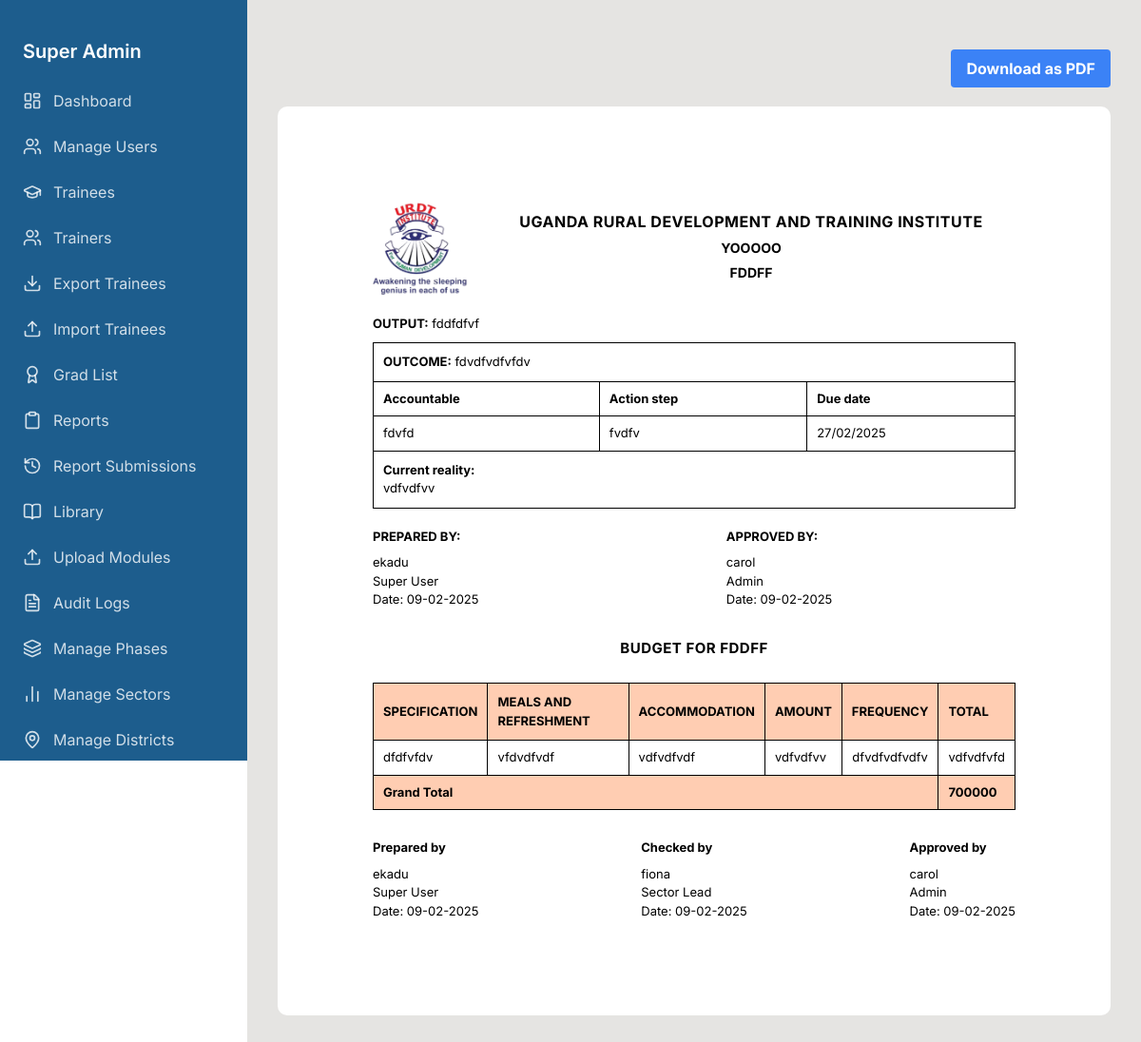
Screenshot of /stc/21/detail/ (signed in) with the database file from the repository.
### urdt_app/models.py (models this page shows, shortened)
class STCReport(models.Model):
    STATUS_CHOICES = [
        ('PENDING', 'Pending'),
        ('CHECKED', 'Checked'),
        ('APPROVED', 'Approved'),
        ('REJECTED', 'Rejected'),
    ]
    report_type = models.CharField(max_length=10, default='STC')
    status = models.CharField(max_length=10, choices=STATUS_CHOICES, default='PENDING')
    grand_total = models.CharField(max_length=100, blank=True)
    project_name = models.CharField(max_length=255)
    prepared_by = models.ForeignKey(
        settings.AUTH_USER_MODEL,
        on_delete=models.CASCADE,
        related_name='stc_prepared_reports'
    )
    created_at = models.DateTimeField(auto_now_add=True)
    assigned_approver = models.ForeignKey(
        settings.AUTH_USER_MODEL,
        null=True, blank=True,
        on_delete=models.SET_NULL,
        related_name='stc_reports_to_approve',
        limit_choices_to=~Q(role__in=['TRAINER', 'TRAINEE'])
    )
    approved_by = models.ForeignKey(
        settings.AUTH_USER_MODEL,
        null=True, blank=True,
        on_delete=models.SET_NULL,
        related_name='stc_approved_reports'
    )
    approved_at = models.DateField(null=True, blank=True)
    assigned_checker = models.ForeignKey(
        settings.AUTH_USER_MODEL,
        null=True, blank=True,
        on_delete=models.SET_NULL,
        related_name='stc_reports_to_check',
        limit_choices_to=~Q(role__in=['TRAINER', 'TRAINEE'])
    )
    checked_by = models.ForeignKey(
        settings.AUTH_USER_MODEL,
        null=True, blank=True,
        on_delete=models.SET_NULL,
        related_name='stc_checked_reports'
    )
    checked_at = models.DateField(null=True, blank=True)
    viewers = models.ManyToManyField(
        settings.AUTH_USER_MODEL,
        blank=True,
        related_name='stc_viewable_reports',
        limit_choices_to=~Q(role__in=['TRAINER', 'TRAINEE'])
    )
    title = models.CharField(max_length=255)
    output = models.TextField(blank=True)
    outcome = models.TextField(blank=True)
    current_reality = models.TextField(blank=True)
    def can_view(self, user):
        return (
            user == self.prepared_by
            or user == self.assigned_approver
            or user == self.assigned_checker
            or user in self.viewers.all()
        )

class STCActionPlan(models.Model):
    stc_report = models.ForeignKey(
        STCReport,
        on_delete=models.CASCADE,
        related_name='action_plans'
    )
    accountable = models.CharField(max_length=255)
    action_step = models.TextField()
    due_date = models.DateField()
    class Meta:
        ordering = ['-due_date']  # from latest to earliest

class CustomUser(AbstractUser):
    ROLE_CHOICES = [
        ('SUPER_USER', 'Super User'),
        ('ADMINISTRATIVE_USER', 'Admin'),
        ('SUB_ADMIN', 'Sub Admin'),
        ('EPICENTER_MANAGER', 'Epicenter Manager'),
        ('SECTOR_LEAD', 'Sector Lead'),
        ('DATA_ENTRANT', 'Data Entrant'),
        ('TRAINER', 'Trainer'),
        ('TRAINEE', 'Trainee'),
    ]
    DESIGNATION_CHOICES = [
        ('Project Manager', 'Project Manager'),
        ('CEO', 'CEO'),
        ('Academic Registrar', 'Academic Registrar'),
        ('Director Education and Training', 'Director Education and Training'),
        ('Director Finance and Admin', 'Director Finance and Admin'),
        ('Director Epicentre Strategy', 'Director Epicentre Strategy'),
        ('Director Cooperate Relations', 'Director Corporate Relations'),
        ('Human Resource', 'Human Resource'),
        ('Safe Guarding Officer', 'Safeguarding Officer'),
        ('Principal', 'Principal'),
        ('Accountant', 'Accountant'),
        ('M&E Officer', 'M&E Officer'),
        ('MERL Coordinator', 'MERL Coordinator'),
        ('IT Officer', 'IT Officer'),
        ('Artisan', 'Artisan'),
        ('Agribusiness Practitioner', 'Agribusiness Practitioner'),
    ]
    role = models.CharField(max_length=20, choices=ROLE_CHOICES, default='SECTOR_LEAD')
    designation = models.CharField(max_length=255, null=True, blank=True)
    phone_number = models.CharField(max_length=15, blank=True, null=True)
    sector = models.ForeignKey(
        'Sector', on_delete=models.SET_NULL, null=True, blank=True, related_name='sector_leads'
    )
    district = models.ForeignKey(
        'District', on_delete=models.SET_NULL, null=True, blank=True, related_name='epicenter_managers'
    )
    data_entrant_district = models.ForeignKey(
        'District', on_delete=models.SET_NULL, null=True, blank=True, related_name='data_entrants'
    )
    can_enroll_trainees = models.BooleanField(default=False, help_text="Can enroll trainees")
    can_enroll_trainers = models.BooleanField(default=False, help_text="Can enroll trainers")
    can_edit_trainees = models.BooleanField(default=False, help_text="Can edit assigned trainees")

class STCBudgetLine(models.Model):
    stc_report = models.ForeignKey(
        STCReport,
        on_delete=models.CASCADE,
        related_name='budget_lines'
    )
    specification = models.CharField(max_length=255)
    meals_and_refreshment = models.CharField(max_length=100, blank=True)
    accommodation = models.CharField(max_length=100, blank=True)
    amount = models.CharField(max_length=100, blank=True)
    frequency = models.CharField(max_length=100, blank=True)
    total = models.CharField(max_length=100, blank=True)

### urdt_app/views.py (the view)
# urls.py: path('stc/<int:report_id>/detail/', views.stc_detail, name='stc_detail'),
@login_required
def stc_detail(request, report_id):
    stc = get_object_or_404(STCReport, id=report_id)
    if not stc.can_view(request.user):
        return HttpResponseForbidden("You do not have permission to view this report.")
    comments = stc.comments.all().order_by('-created_at')
    if request.method == 'POST':
        comment_form = STCCommentForm(request.POST)
        if comment_form.is_valid():
            c = comment_form.save(commit=False)
            c.stc_report = stc
            c.user = request.user
            c.save()
            return redirect('stc_detail', report_id=stc.id)
    else:
        comment_form = STCCommentForm()
    action_plans = stc.action_plans.all()  # already desc by due_date in model
    budget_lines = stc.budget_lines.all()
    context = {
        'stc': stc,
        'action_plans': action_plans,
        'budget_lines': budget_lines,
        'comments': comments,
        'comment_form': comment_form,
        'media_url': settings.MEDIA_URL,  # Add MEDIA_URL to context
    }
    return render(request, 'stc/stc_detail.html', context)

### urdt_app/context_processors.py (called while the page is built, shortened)
def safeguarding_notifications(request):
    if not request.user.is_authenticated:
        return {}
    user = request.user
    return {}

def dynamic_base_template(request):
    base_template = "base.html"  # Default fallback
    if request.user.is_authenticated:
        role_templates = {
            "SUPER_USER": "superuser/base.html",
            "ADMINISTRATIVE_USER": "adminuser/base.html",
            "SUB_ADMIN": "subadmin/base.html",
            "EPICENTER_MANAGER": "epicentermanager/base.html",
            "SECTOR_LEAD": "sectorlead/base.html",  # Placeholder, refined further below
            "TRAINEE":"trainee/base.html",
            "TRAINER":"trainer/base.html"
        }
        base_template = role_templates.get(request.user.role, "base.html")
    return {"base_template": base_template}

### templates/stc/stc_detail.html (shortened to what this page needs)
{% extends base_template %}
{% load static %}
{% block content %}
{% if stc.status == 'APPROVED' %}
  <div class="mt-5 mb-5 flex justify-end max-w-[1000px] mx-auto">
    <a href="{% url 'download_approved_pdf' stc.id %}" class="bg-blue-500 hover:bg-blue-700 text-white font-bold py-2 px-4 rounded">
      Download as PDF
    </a>
  </div>
{% endif %}
<div class="container">
  <div class="header">
    <img src="{{ media_url }}URDT/logo.png" alt="URDT Logo" class="logo">
    <div class="header-text">
      <div class="institution-name">UGANDA RURAL DEVELOPMENT AND TRAINING INSTITUTE</div>
      <div class="project-name">{{ stc.project_name|upper }}</div>
      <div class="document-title">{{ stc.title|upper }}</div>
    </div>
  </div>
  <div class="output-section">
    <strong>OUTPUT:</strong> {{ stc.output }}
  </div>
  <table class="main-table">
    <tr>
      <td class="full-width-cell" colspan="3">
        <strong>OUTCOME:</strong> {{ stc.outcome }}
      </td>
    </tr>
    <tr>
      <th>Accountable</th>
      <th>Action step</th>
      <th>Due date</th>
    </tr>
    {% for plan in action_plans %}
    <tr>
      <td>{{ plan.accountable }}</td>
      <td>{{ plan.action_step }}</td>
      <td>{{ plan.due_date|date:"d/m/Y" }}</td>
    </tr>
    {% empty %}
    <tr>
      <td colspan="3">No Action Plans</td>
    </tr>
    {% endfor %}
    <tr>
      <td class="full-width-cell" colspan="3">
        <strong>Current reality:</strong> {{ stc.current_reality_header }}<br>
        {{ stc.current_reality|linebreaks }}
      </td>
    </tr>
  </table>
  <div class="signatures">
    <div class="signature-block">
      <strong>PREPARED BY:</strong>
      <div class="signature-info">
        {{ stc.prepared_by.username }}<br>
        {{ stc.prepared_by.get_role_display }}<br>
        Date: {{ stc.created_at|date:"d-m-Y" }}
      </div>
    </div>
    <div class="signature-block">
      <strong>APPROVED BY:</strong>
      <div class="signature-info">
        {% if stc.approved_by %}
          {{ stc.approved_by.username }}<br>
          {{ stc.approved_by.get_role_display }}<br>
          Date: {{ stc.approved_at|date:"d-m-Y" }}
        {% endif %}
      </div>
    </div>
  </div>
  <div class="budget-section">
    <div class="budget-title">BUDGET FOR {{ stc.title|upper }}</div>
    <table class="budget-table">
      <thead>
        <tr>
          <th>SPECIFICATION</th>
          <th>MEALS AND REFRESHMENT</th>
          <th>ACCOMMODATION</th>
          <th>AMOUNT</th>
          <th>FREQUENCY</th>
          <th>TOTAL</th>
        </tr>
      </thead>
      <tbody>
        {% for b in budget_lines %}
        <tr>
          <td>{{ b.specification }}</td>
          <td>{{ b.meals_and_refreshment }}</td>
          <td>{{ b.accommodation }}</td>
          <td>{{ b.amount }}</td>
          <td style="text-align: center;">{{ b.frequency }}</td>
          <td>{{ b.total }}</td>
        </tr>
        {% empty %}
        <tr>
          <td colspan="6">No Budget Items</td>
        </tr>
        {% endfor %}
        <tr class="total-row">
          <td colspan="5"><strong>Grand Total</strong></td>
          <td><strong>{{ stc.grand_total }}</strong></td>
        </tr>
      </tbody>
    </table>
    <div class="signatures-bottom">
      <div>
        <strong>Prepared by</strong>
        <div class="signature-info">
          {{ stc.prepared_by.username }}<br>
          {{ stc.prepared_by.get_role_display }}<br>
          Date: {{ stc.created_at|date:"d-m-Y" }}
        </div>
      </div>
      <div>
        <strong>Checked by</strong>
        <div class="signature-info">
          {% if stc.checked_by %}
            {{ stc.checked_by.username }}<br>
            {{ stc.checked_by.get_role_display }}<br>
            Date: {{ stc.checked_at|date:"d-m-Y" }}
          {% endif %}
        </div>
      </div>
      <div>
        <strong>Approved by</strong>
        <div class="signature-info">
          {% if stc.approved_by %}
            {{ stc.approved_by.username }}<br>
            {{ stc.approved_by.get_role_display }}<br>
            Date: {{ stc.approved_at|date:"d-m-Y" }}
          {% endif %}
        </div>
      </div>
    </div>
  </div>
</div>
{% endblock %}

### templates/superuser/base.html (style rules this page uses)
:root { --sidebar-width: 260px; }
body { font-family: 'Inter', sans-serif; }

### templates/stc/stc_detail.html (style rules this page uses)
.container { max-width: 1000px; margin: 0 auto; padding: 100px 100px; background: #fff; border-radius: 10px; }
.header { display: flex; align-items: center; gap: 20px; margin-bottom: 20px; }
.logo { width: 100px; height: auto; }
.header-text { flex: 1; text-align: center; }
.institution-name { font-size: 16px; font-weight: bold; margin: 0 0 5px 0; color: #000; letter-spacing: 0.5px; }
.project-name, .document-title { font-size: 14px; font-weight: bold; margin: 5px 0; color: #000; }
.output-section { margin: 10px 0 5px 0; font-size: 13px; }
.main-table { width: 100%; border-collapse: collapse; font-size: 13px; margin: 10px 0; }
.main-table, .main-table th, .main-table td { border: 1px solid #000; }
.main-table th, .main-table td { padding: 8px 10px; text-align: left; }
.main-table .full-width-cell { padding: 10px; }
.budget-section { margin-top: 30px; }
.budget-title { text-align: center; font-size: 15px; font-weight: bold; margin: 25px 0; letter-spacing: 0.5px; }
.budget-table { width: 100%; border-collapse: collapse; font-size: 13px; }
.budget-table, .budget-table th, .budget-table td { border: 1px solid #000; }
.budget-table th { background-color: #FFCDB2; text-align: left; padding: 10px; font-weight: bold; }
.budget-table td { text-align: left; padding: 8px 10px; }
.budget-table .total-row td { background-color: #FFCDB2; font-weight: bold; }
.signatures { display: flex; justify-content: space-between; margin: 20px 0; font-size: 13px; }
.signatures-bottom { display: flex; justify-content: space-between; margin-top: 30px; font-size: 13px; gap: 20px; }
.signature-block { flex: 1; max-width: 45%; }
.signature-info { margin-top: 8px; }
strong { font-weight: bold; }

### rows the page displays
STCReport: project_name "YOOOOO", title "FDDFF", output "fddfdfvf", outcome "fdvdfvdfvfdv", current_reality "vdfvdfvv", prepared_by.username "ekadu", prepared_by.role "Super User", created_at "09-02-2025", approved_by.username "carol", approved_by.role "Admin", approved_at "09-02-2025", grand_total "700000", checked_by.username "fiona", checked_by.role "Sector Lead", checked_at "09-02-2025"
STCActionPlan: accountable "fdvfd", action_step "fvdfv", due_date "27/02/2025"
STCBudgetLine: specification "dfdfvfdv", meals_and_refreshment "vfdvdfvdf", accommodation "vdfvdfvdf", amount "vdfvdfvv", frequency "dfvdfvdfvdfv", total "vdfvdfvfd"
